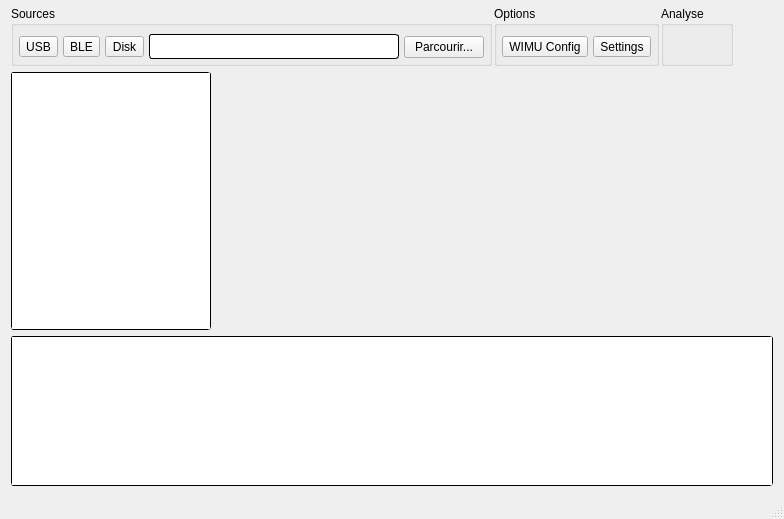
<?xml version="1.0" encoding="UTF-8"?>
<ui version="4.0">
 <class>MainWindow</class>
 <widget class="QMainWindow" name="MainWindow">
  <property name="geometry">
   <rect>
    <x>0</x>
    <y>0</y>
    <width>720</width>
    <height>519</height>
   </rect>
  </property>
  <property name="windowTitle">
   <string>WIMU Studio 2</string>
  </property>
  <property name="styleSheet">
   <string notr="true">QLineEdit,QTreeWidget,QTextEdit{border-radius: 3px; border-color:black;border-width: 1px;border-style: solid;}</string>
  </property>
  <widget class="QWidget" name="wdgCentral">
   <layout class="QVBoxLayout" name="verticalLayout">
    <property name="topMargin">
     <number>0</number>
    </property>
    <item>
     <widget class="QWidget" name="widget_2" native="true">
      <layout class="QHBoxLayout" name="horizontalLayout_4">
       <property name="spacing">
        <number>0</number>
       </property>
       <property name="leftMargin">
        <number>0</number>
       </property>
       <property name="topMargin">
        <number>0</number>
       </property>
       <property name="rightMargin">
        <number>0</number>
       </property>
       <property name="bottomMargin">
        <number>0</number>
       </property>
      </layout>
     </widget>
    </item>
    <item>
     <layout class="QHBoxLayout" name="horizontalLayout_3">
      <property name="spacing">
       <number>2</number>
      </property>
      <item>
       <widget class="QGroupBox" name="grpSources">
        <property name="sizePolicy">
         <sizepolicy hsizetype="Preferred" vsizetype="Preferred">
          <horstretch>0</horstretch>
          <verstretch>0</verstretch>
         </sizepolicy>
        </property>
        <property name="minimumSize">
         <size>
          <width>0</width>
          <height>60</height>
         </size>
        </property>
        <property name="title">
         <string>Sources</string>
        </property>
        <layout class="QHBoxLayout" name="horizontalLayout_6">
         <property name="spacing">
          <number>5</number>
         </property>
         <property name="leftMargin">
          <number>5</number>
         </property>
         <property name="topMargin">
          <number>5</number>
         </property>
         <property name="rightMargin">
          <number>5</number>
         </property>
         <property name="bottomMargin">
          <number>0</number>
         </property>
         <item>
          <widget class="QToolButton" name="btnUSB">
           <property name="cursor">
            <cursorShape>PointingHandCursor</cursorShape>
           </property>
           <property name="text">
            <string>USB</string>
           </property>
           <property name="icon">
            <iconset resource="wimustudio2.qrc">
             <normaloff>:/icons/images/usb.png</normaloff>:/icons/images/usb.png</iconset>
           </property>
           <property name="iconSize">
            <size>
             <width>24</width>
             <height>24</height>
            </size>
           </property>
           <property name="checkable">
            <bool>true</bool>
           </property>
          </widget>
         </item>
         <item>
          <widget class="QToolButton" name="btnBLE">
           <property name="cursor">
            <cursorShape>PointingHandCursor</cursorShape>
           </property>
           <property name="text">
            <string>BLE</string>
           </property>
           <property name="icon">
            <iconset resource="wimustudio2.qrc">
             <normaloff>:/icons/images/bluetooth.png</normaloff>:/icons/images/bluetooth.png</iconset>
           </property>
           <property name="iconSize">
            <size>
             <width>24</width>
             <height>24</height>
            </size>
           </property>
           <property name="checkable">
            <bool>true</bool>
           </property>
          </widget>
         </item>
         <item>
          <widget class="QToolButton" name="btnDisk">
           <property name="cursor">
            <cursorShape>PointingHandCursor</cursorShape>
           </property>
           <property name="text">
            <string>Disk</string>
           </property>
           <property name="icon">
            <iconset resource="wimustudio2.qrc">
             <normaloff>:/icons/images/SDCard.png</normaloff>:/icons/images/SDCard.png</iconset>
           </property>
           <property name="iconSize">
            <size>
             <width>24</width>
             <height>24</height>
            </size>
           </property>
           <property name="checkable">
            <bool>true</bool>
           </property>
          </widget>
         </item>
         <item>
          <widget class="QLineEdit" name="txtPath">
           <property name="sizePolicy">
            <sizepolicy hsizetype="MinimumExpanding" vsizetype="Fixed">
             <horstretch>0</horstretch>
             <verstretch>0</verstretch>
            </sizepolicy>
           </property>
           <property name="minimumSize">
            <size>
             <width>250</width>
             <height>25</height>
            </size>
           </property>
          </widget>
         </item>
         <item>
          <widget class="QPushButton" name="btnBrowse">
           <property name="text">
            <string>Parcourir...</string>
           </property>
          </widget>
         </item>
        </layout>
       </widget>
      </item>
      <item>
       <widget class="QGroupBox" name="grpOptions">
        <property name="sizePolicy">
         <sizepolicy hsizetype="Minimum" vsizetype="Preferred">
          <horstretch>0</horstretch>
          <verstretch>0</verstretch>
         </sizepolicy>
        </property>
        <property name="title">
         <string>Options</string>
        </property>
        <layout class="QHBoxLayout" name="horizontalLayout_7">
         <property name="spacing">
          <number>5</number>
         </property>
         <property name="leftMargin">
          <number>5</number>
         </property>
         <property name="topMargin">
          <number>5</number>
         </property>
         <property name="rightMargin">
          <number>5</number>
         </property>
         <property name="bottomMargin">
          <number>0</number>
         </property>
         <item>
          <widget class="QToolButton" name="btnWIMUConfig">
           <property name="cursor">
            <cursorShape>PointingHandCursor</cursorShape>
           </property>
           <property name="toolTip">
            <string>Configuration WIMU</string>
           </property>
           <property name="text">
            <string>WIMU Config</string>
           </property>
           <property name="icon">
            <iconset resource="wimustudio2.qrc">
             <normaloff>:/icons/images/WIMUConfig.png</normaloff>:/icons/images/WIMUConfig.png</iconset>
           </property>
           <property name="iconSize">
            <size>
             <width>24</width>
             <height>24</height>
            </size>
           </property>
          </widget>
         </item>
         <item>
          <widget class="QToolButton" name="btnSettings">
           <property name="cursor">
            <cursorShape>PointingHandCursor</cursorShape>
           </property>
           <property name="toolTip">
            <string>Options Logicielles</string>
           </property>
           <property name="text">
            <string>Settings</string>
           </property>
           <property name="icon">
            <iconset resource="wimustudio2.qrc">
             <normaloff>:/icons/images/Settings.png</normaloff>:/icons/images/Settings.png</iconset>
           </property>
           <property name="iconSize">
            <size>
             <width>24</width>
             <height>24</height>
            </size>
           </property>
          </widget>
         </item>
        </layout>
       </widget>
      </item>
      <item>
       <widget class="QGroupBox" name="grpProcess">
        <property name="sizePolicy">
         <sizepolicy hsizetype="Minimum" vsizetype="Preferred">
          <horstretch>0</horstretch>
          <verstretch>0</verstretch>
         </sizepolicy>
        </property>
        <property name="title">
         <string>Analyse</string>
        </property>
        <layout class="QHBoxLayout" name="horizontalLayout_5">
         <property name="leftMargin">
          <number>5</number>
         </property>
         <property name="topMargin">
          <number>5</number>
         </property>
         <property name="rightMargin">
          <number>5</number>
         </property>
         <property name="bottomMargin">
          <number>0</number>
         </property>
        </layout>
       </widget>
      </item>
      <item>
       <spacer name="horizontalSpacer_2">
        <property name="orientation">
         <enum>Qt::Horizontal</enum>
        </property>
        <property name="sizeType">
         <enum>QSizePolicy::MinimumExpanding</enum>
        </property>
        <property name="sizeHint" stdset="0">
         <size>
          <width>40</width>
          <height>20</height>
         </size>
        </property>
       </spacer>
      </item>
     </layout>
    </item>
    <item>
     <layout class="QHBoxLayout" name="horizontalLayout">
      <item>
       <widget class="QTreeWidget" name="treeMain">
        <property name="maximumSize">
         <size>
          <width>200</width>
          <height>16777215</height>
         </size>
        </property>
        <attribute name="headerVisible">
         <bool>false</bool>
        </attribute>
        <column>
         <property name="text">
          <string notr="true">1</string>
         </property>
        </column>
       </widget>
      </item>
      <item>
       <widget class="QWidget" name="widget" native="true"/>
      </item>
     </layout>
    </item>
    <item>
     <widget class="QTextEdit" name="txtLog">
      <property name="sizePolicy">
       <sizepolicy hsizetype="Expanding" vsizetype="Maximum">
        <horstretch>0</horstretch>
        <verstretch>0</verstretch>
       </sizepolicy>
      </property>
      <property name="maximumSize">
       <size>
        <width>16777215</width>
        <height>150</height>
       </size>
      </property>
     </widget>
    </item>
   </layout>
  </widget>
  <widget class="QStatusBar" name="statusBar"/>
 </widget>
 <layoutdefault spacing="6" margin="11"/>
 <resources>
  <include location="wimustudio2.qrc"/>
 </resources>
 <connections/>
</ui>
